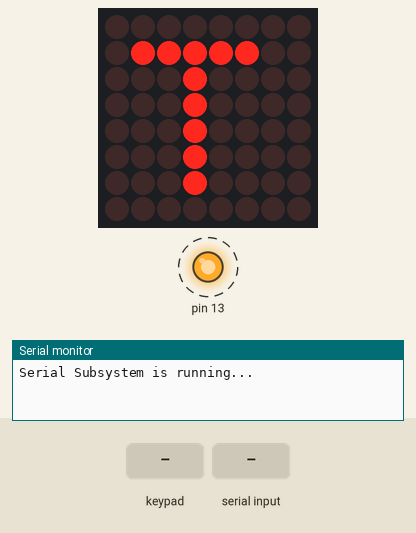
Simulated run of this sketch. Board: Arduino Uno, built with avr-gcc and run on an emulated ATmega328P. On the bench: 8×8 LED matrix, output pins drawn as LEDs (lit = HIGH), the last lines printed to the serial monitor. Dashed ring = blinking. Inputs (shaded band) come from the test bench.

Above: at 0.45 s.
1.3 s: key '1' pressed
At 1.35 s:
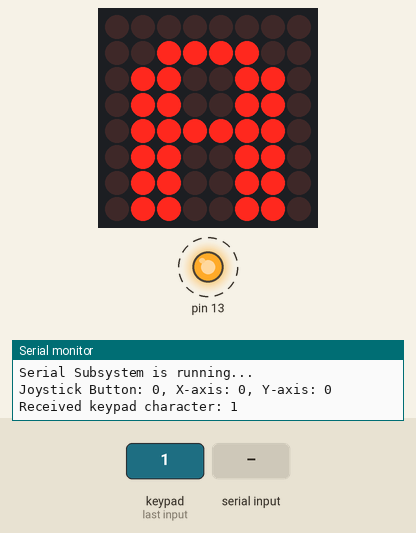
3.1 s: keypad keys 1 2 # pressed 0.4 s apart
At 3.95 s:
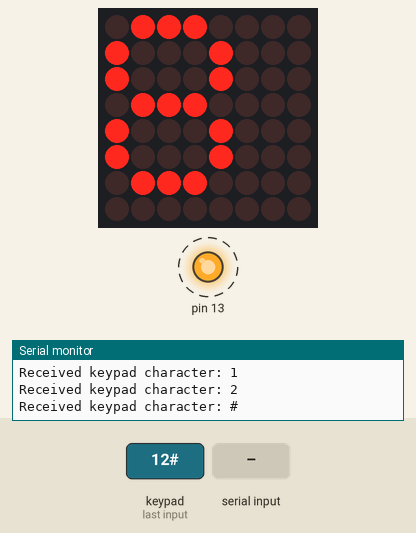
5.8 s: "1" received over Serial
At 5.95 s:
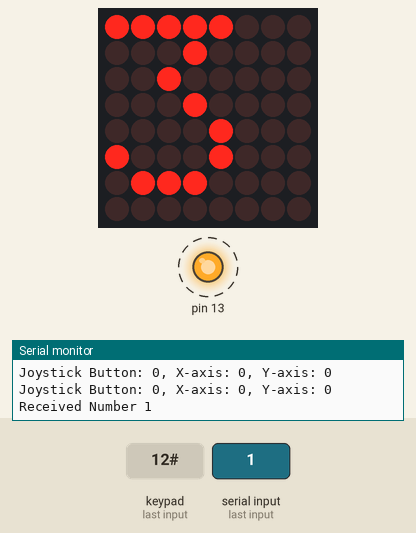
8.8 s: key 'B' pressed
10.3 s: key 'D' pressed
Timing chart, 0 to 12.8 s (numbered marks = the images above; inputs shaded):
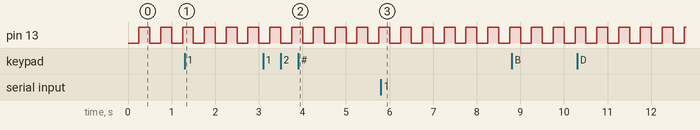

The sketch:

04-RobotLedMatrix.ino
```cpp
/////////////////////////////////////////////////
// Modified from:     www.elegoo.com (2017.12.9)
// Modified for:      Team Voltage 386
// Date:              2025/05/16
/////////////////////////////////////////////////

#include <BlinkSubsystem.h>
#include <SerialSubsystem.h>
#include <LedMatrixSubsystem.h>
#include <KeypadSubsystem.h>

BlinkSubsystem m_blink = BlinkSubsystem(250);     // Create blink w/ 250 ms period
SerialSubsystem m_serial = SerialSubsystem(9600); // Create serial at 9600 baud
LedMatrixSubsystem m_ledmat = LedMatrixSubsystem();     // Create Led Matrix
KeypadSubsystem m_keypad = KeypadSubsystem();     // Create keypad

void setup()
{
  m_blink.setup();  // setup the LED blink subsystem
  m_serial.setup(true); // setup the serial subsystem (with joystick data enabled)
  m_ledmat.setup(); // setup the LED matrix subsystem
  m_keypad.setup(); // set the keypad subsystem
}

char keypadKey;

void loop()
{
  m_blink.loop();  // execute the blink loop
  m_ledmat.loop(); // execute the LED matrix loop
  m_keypad.loop(); // execute the keypad loop
  m_serial.loop(); // execute the serial loop

  if (m_keypad.hasKey())
  {
    keypadKey = m_keypad.getKey();
    m_serial.printKey(keypadKey);
  }
}
```

Measured:
- by itself, pin 13: alternates HIGH for 0.25 s and LOW for 0.25 s
